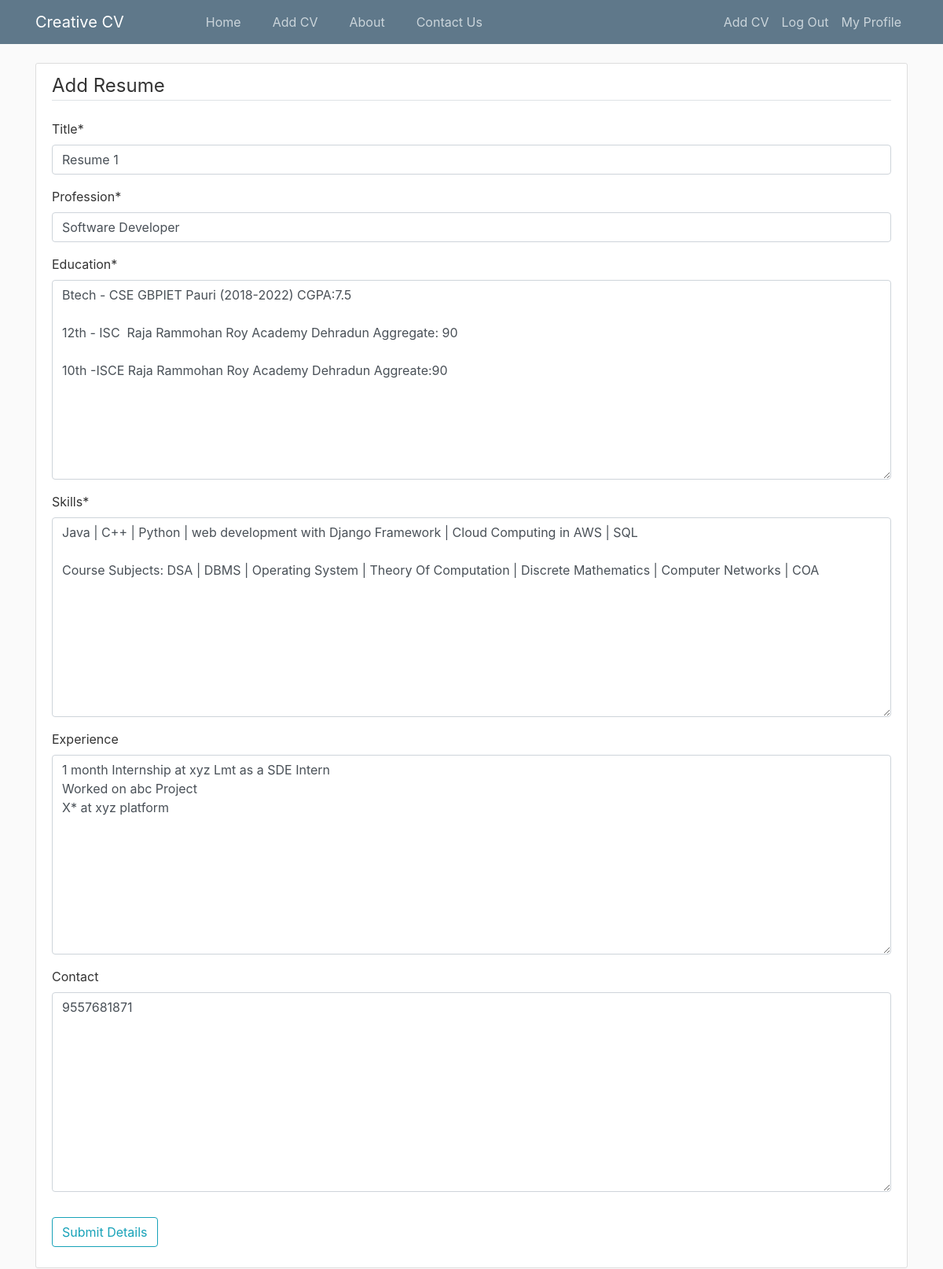
The app's page /resume/1/update/ (signed in) with its own data.
### resume/models.py (models this page shows, shortened)
class Resume(models.Model):
      owner= models.ForeignKey(User, on_delete=models.CASCADE)
      title=models.CharField(max_length=50,default='Resume')
      education=models.TextField(blank=False)
      profession=models.CharField(max_length=100,default='Engineer')
      skills=models.TextField(blank=False)
      experience=models.TextField(blank=True)
      project=models.TextField(blank=True)
      date=models.DateTimeField(default=timezone.now)
      contact=models.TextField(blank=True)

### resume/views.py (the view, shortened to what this page needs)
# urls.py: path('resume/<int:pk>/update/',views.ResumeUpdateView.as_view(template_name='resume/resume-form.html'),name='resume-update'),
class ResumeUpdateView(LoginRequiredMixin, UserPassesTestMixin, UpdateView):
      model=Resume
      fields=[
            'title',
            'profession',
            'education',
            'skills',
            'experience',
            'contact'
            ]
      def test_func(self):
            resume=self.get_object()
            if self.request.user == resume.owner:
                  return True
            return False

### resume/templates/resume/resume-form.html
{% extends 'base.html' %}
{% load crispy_forms_tags %}
{% block content %}
      <div class="content-section">
            <form method="POST"> {% csrf_token %}
                  <fieldset class="form-group">
                        <legend class="border-bottom mb-4">Add Resume</legend>
                        {{form|crispy }}
                  </fieldset>
                  <div class="form-group">
                        <button class="btn btn-outline-info" type="submit">Submit Details</button>
                  </div>
            </form>
      </div>
{% endblock content %}

### resume/static/resume/main.css (style rules this page uses)
body { background: #fafafa; color: #333333; margin-top: 5rem; }
.content-section { background: #ffffff; padding: 10px 20px; border: 1px solid #dddddd; border-radius: 3px; margin-bottom: 20px; }

### records on screen
Resume: title "Resume 1", profession "Software Developer", education "Btech - CSE GBPIET Pauri (2018-2022) CGPA:7.5 12th - ISC Raja Rammohan Roy Academy Dehradun Aggregate: 90 10th -ISCE Raja Rammohan Roy Academy Dehradun Aggreate:90", skills "Java | C++ | Python | web development with Django Framework | Cloud Computing in AWS | SQL Course Subjects: DSA | DBMS | Operating System | Theory Of Computation | Discrete Mathematics | Computer Networks | COA", experience "1 month Internship at xyz Lmt as a SDE Intern Worked on abc Project X* at xyz platform", contact "9557681871"
